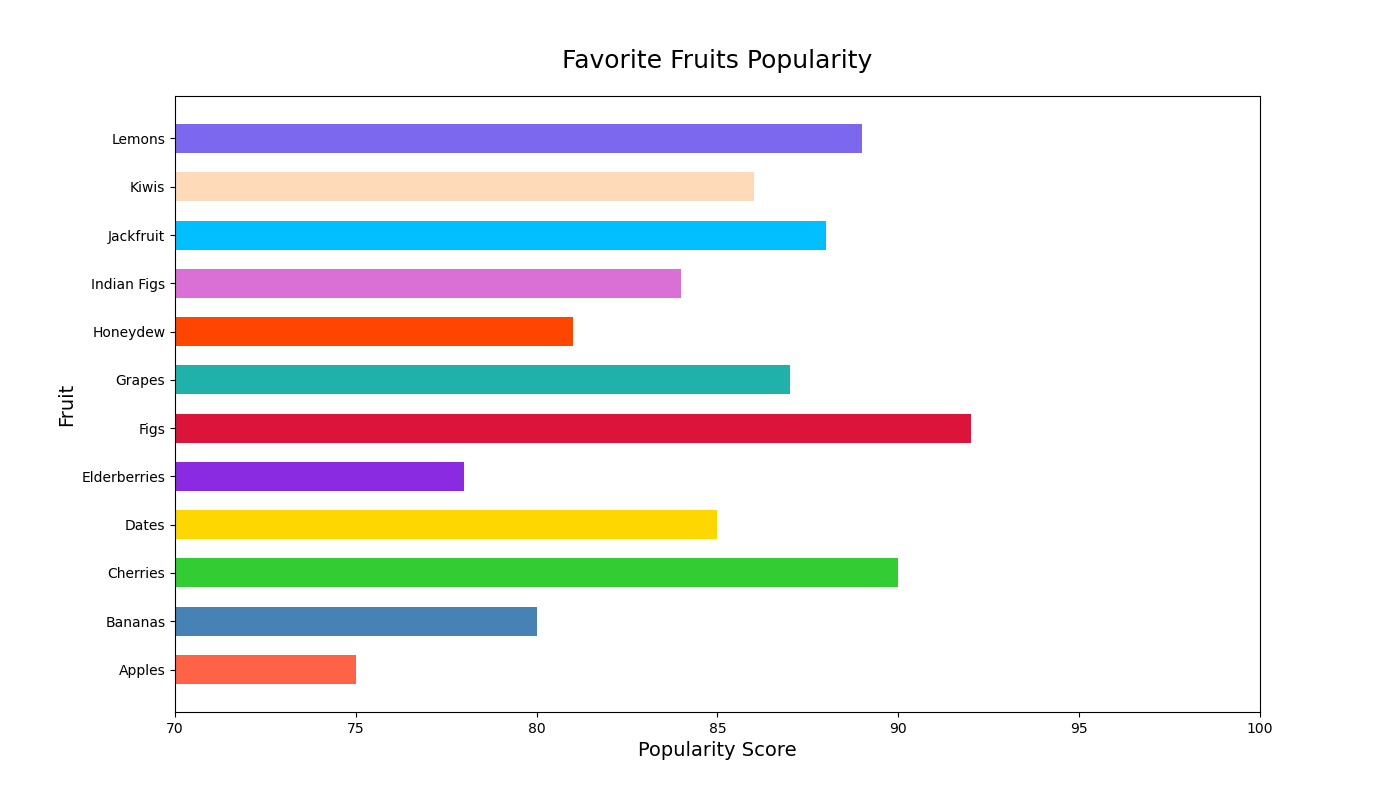

Reproduce this figure in Python.

import matplotlib.pyplot as plt

# Subject scores data
subjects = [
    "Apples", "Bananas", "Cherries", "Dates", "Elderberries", 
    "Figs", "Grapes", "Honeydew", "Indian Figs", 
    "Jackfruit", "Kiwis", "Lemons"
]
values = [75, 80, 90, 85, 78, 92, 87, 81, 84, 88, 86, 89]

# New color scheme using specific color codes for each subject
colors = [
    '#FF6347', '#4682B4', '#32CD32', '#FFD700', '#8A2BE2', 
    '#DC143C', '#20B2AA', '#FF4500', '#DA70D6', 
    '#00BFFF', '#FFDAB9', '#7B68EE'
]

# Create horizontal bar chart
plt.figure(figsize=(14, 8))  # Width and height of the chart
plt.barh(subjects, values, color=colors, height=0.6)  # Bar color and band height

# Set the title and labels
plt.title('Favorite Fruits Popularity', fontsize=18, pad=20)
plt.xlabel('Popularity Score', fontsize=14)
plt.ylabel('Fruit', fontsize=14)

# Set y-axis limit starting from 70
plt.xlim(70, 100)

# Display the bar chart
plt.show()
